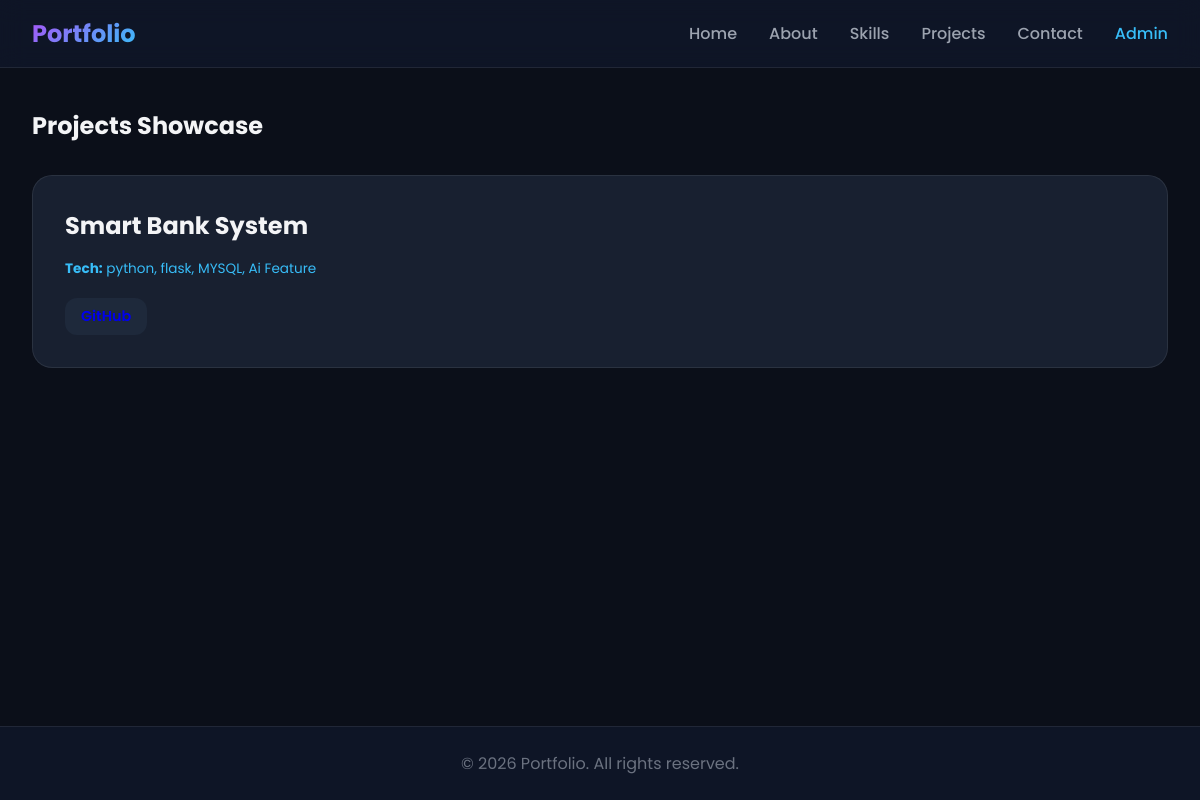
Page /projects on the earlier database version.
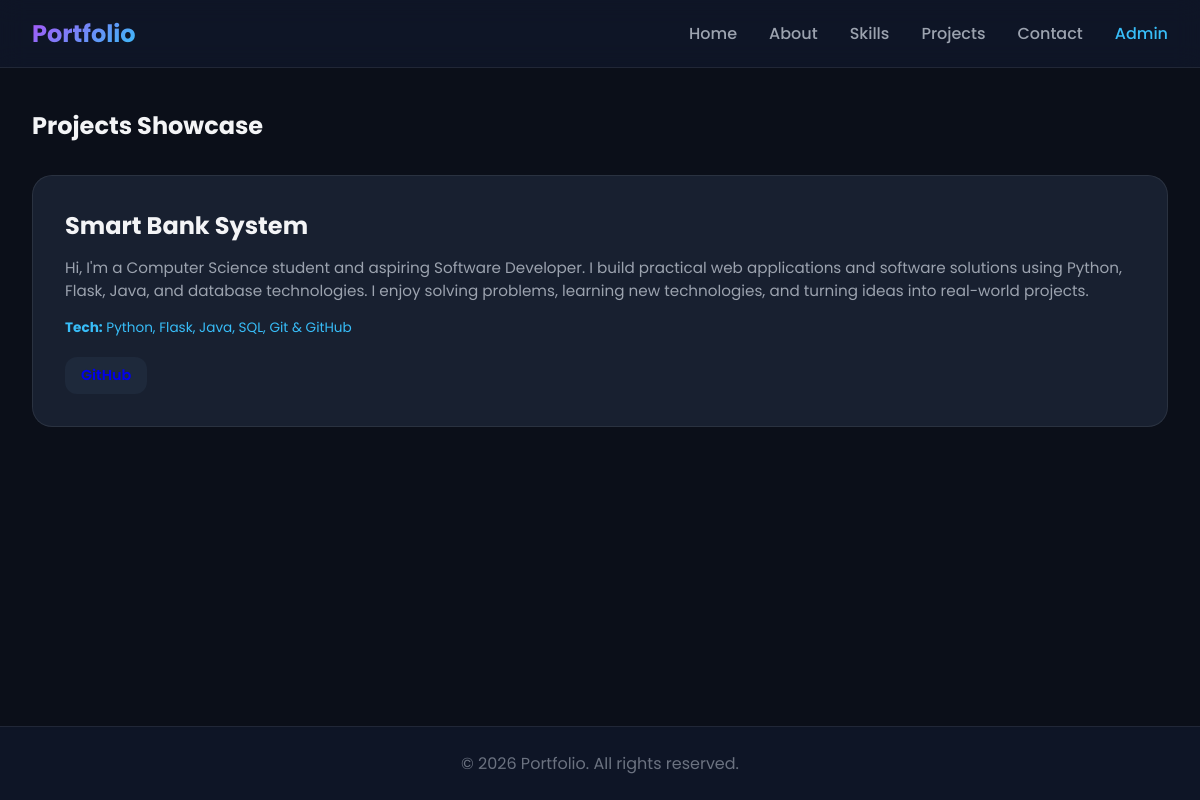
Same page on the later database version.
### tables this page shows
CREATE TABLE projects (
            id INTEGER PRIMARY KEY AUTOINCREMENT,
            title TEXT NOT NULL,
            subtitle TEXT,
            description TEXT,
            tech TEXT,
            github TEXT,
            demo TEXT
        );

### app.py (the view)
@app.route("/projects")
def projects():
    conn = get_db_connection()
    project_list = conn.execute("SELECT * FROM projects").fetchall()
    conn.close()
    return render_template("projects.html", projects=project_list)

### app.py (called while the page is built)
def get_db_connection():
    if not os.path.exists("database"):
        os.makedirs("database")
    conn = sqlite3.connect("database/portfolio.db")
    conn.row_factory = sqlite3.Row
    return conn

### templates/projects.html (shortened to what this page needs)
{% extends "base.html" %}
{% block content %}
<section>
    <h1>Projects Showcase</h1>
    <div class="projects-grid">
        {% for project in projects %}
        <div class="project-card">
            <h2>{{ project.title }}</h2>
            <p style="color: #9ca3af; font-size: 0.95rem; margin-bottom: 1rem;">{{ project.description }}</p>
            <p style="font-size: 0.85rem; color: #38bdf8; margin-bottom: 1.2rem;"><strong>Tech:</strong> {{ project.tech }}</p>
            <div style="display: flex; gap: 0.8rem;">
                {% if project.github %}<a href="{{ project.github }}" target="_blank" class="btn" style="background: #1e293b; padding: 0.5rem 1rem; font-size: 0.9rem;">GitHub</a>{% endif %}
            </div>
        </div>
        {% else %}
        <p style="color: #9ca3af; margin-top: 1rem;">No projects added yet. Use Admin panel to add projects.</p>
        {% endfor %}
    </div>
</section>
{% endblock %}

### templates/base.html (shortened to what this page needs)
<!DOCTYPE html>
<html lang="en">
<head>
    <link rel="stylesheet" href="{{ url_for('static', filename='css/style.css') }}">
</head>
<body>
    <header>
        <nav>
            <div class="logo">Portfolio</div>
            <ul>
                <li><a href="{{ url_for('home') }}">Home</a></li>
                <li><a href="{{ url_for('about') }}">About</a></li>
                <li><a href="{{ url_for('skills') }}">Skills</a></li>
                <li><a href="{{ url_for('projects') }}">Projects</a></li>
                <li><a href="{{ url_for('contact') }}">Contact</a></li>
                <li><a href="{{ url_for('admin_dashboard') }}" style="color: #38bdf8;">Admin</a></li>
            </ul>
        </nav>
    </header>
    <main class="container">
        {% block content %}{% endblock %}
    </main>
    <footer>
        <p>&copy; 2026 Portfolio. All rights reserved.</p>
    </footer>
</body>
</html>

### static/css/style.css (style rules this page uses)
* { margin: 0; padding: 0; box-sizing: border-box; font-family: 'Poppins', sans-serif; }
body { background-color: #0b0f19; color: #f3f4f6; min-height: 100vh; display: flex; flex-direction: column; }
header { background: rgba(15, 23, 42, 0.8); backdrop-filter: blur(12px); position: sticky; top: 0; z-index: 1000; border-bottom: 1px solid rgba(255, 255, 255, 0.08); }
nav { max-width: 1200px; margin: 0 auto; display: flex; justify-content: space-between; align-items: center; padding: 1rem 2rem; }
nav .logo { font-size: 1.5rem; font-weight: 700; background: linear-gradient(135deg, #a855f7, #38bdf8); -webkit-background-clip: text; -webkit-text-fill-color: transparent; }
nav ul { display: flex; list-style: none; gap: 2rem; }
nav a { color: #9ca3af; text-decoration: none; font-weight: 500; transition: color 0.3s; }
.container { flex: 1; max-width: 1200px; margin: 2.5rem auto; padding: 0 2rem; width: 100%; }
.btn { display: inline-block; padding: 0.75rem 1.6rem; border-radius: 12px; text-decoration: none; font-weight: 600; transition: all 0.3s ease; border: none; cursor: pointer; }
.projects-grid, .skills-grid { display: grid; grid-template-columns: repeat(auto-fit, minmax(320px, 1fr)); gap: 2rem; margin-top: 2rem; }
.project-card, .skill-card, .about-card { background: rgba(30, 41, 59, 0.7); border: 1px solid rgba(255, 255, 255, 0.08); padding: 2rem; border-radius: 20px; backdrop-filter: blur(10px); transition: transform 0.3s; }
footer { text-align: center; padding: 1.5rem; background: rgba(15, 23, 42, 0.8); color: #6b7280; border-top: 1px solid rgba(255, 255, 255, 0.08); }

Differences in the rows shown:
changed projects "Smart Bank System": description (not shown) → "Hi, I'm a Computer Science student and aspiring Software Developer. I build practical web applications and software solutions using Python, Flask, Java, and database technologies. I enjoy solving problems, learning new technologies, and turning ideas into real-world projects."; tech "python, flask, MYSQL, Ai Feature" → "Python, Flask, Java, SQL, Git & GitHub"
